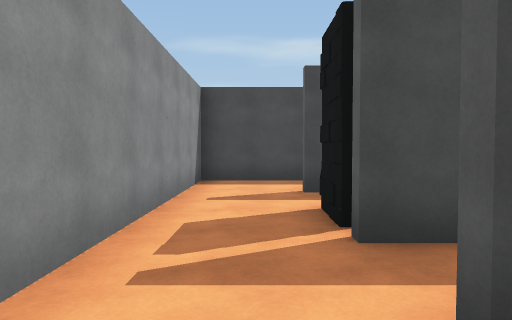
[1] (above)

24 first-person views from a walk through a 3-D level made in the Unity game engine. The camera is 1.4 m above the floor, tilts 2° down and sees 70° across. The floor is counted in squares, 2 m on a side. Each view is taken from the middle of a square. On the plan, view 1 faces up. The plan holds only what a view shows up to about 11 squares ahead; the rest is blank. The place goes on beyond the plan. The player is left out. Door leaves are left out, so doorways stand open.

[2]
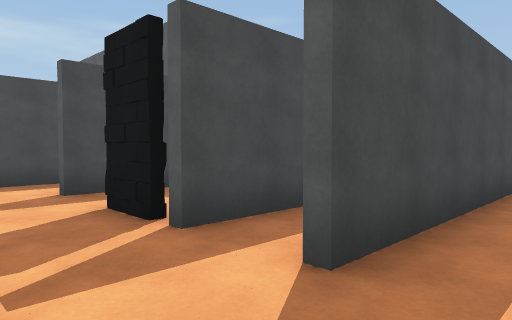

[3]
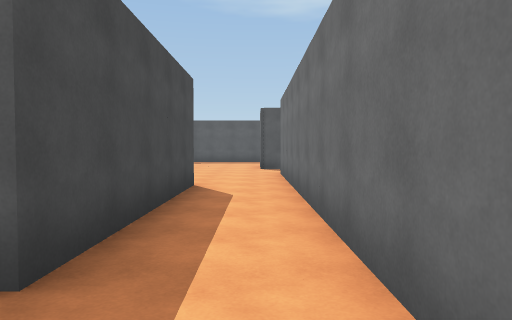

[4]
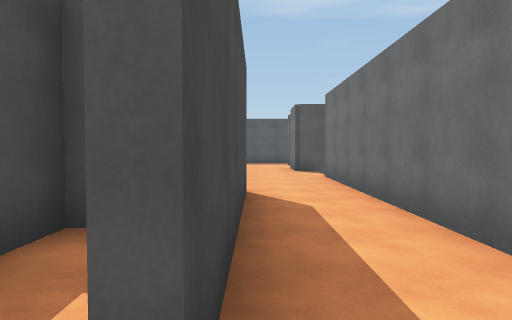

[5]
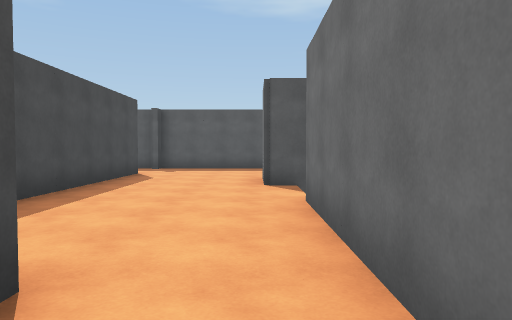

[6]
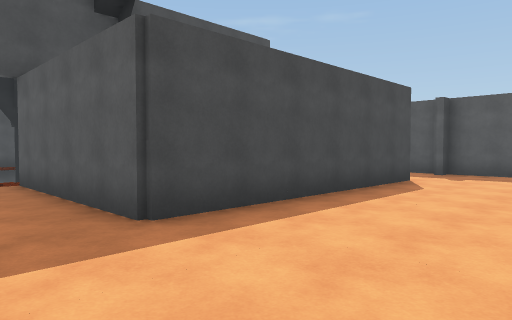

[7]
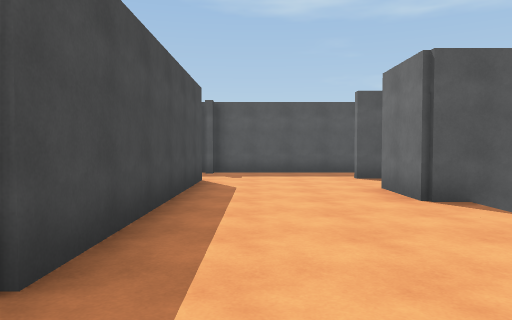

[8]
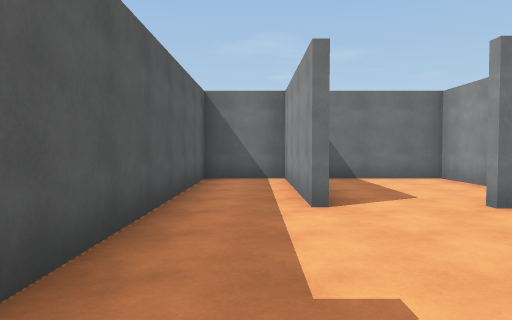

[9]
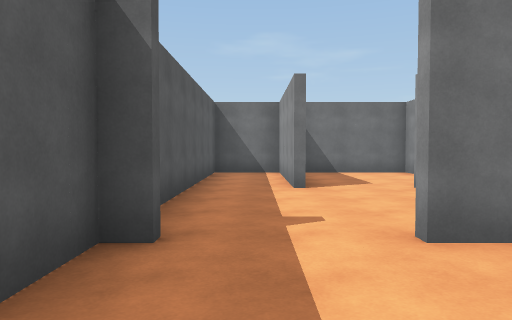

[10]
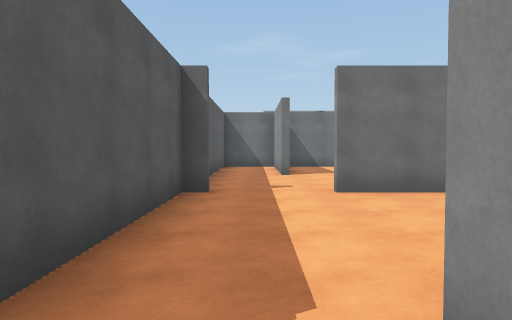

[11]
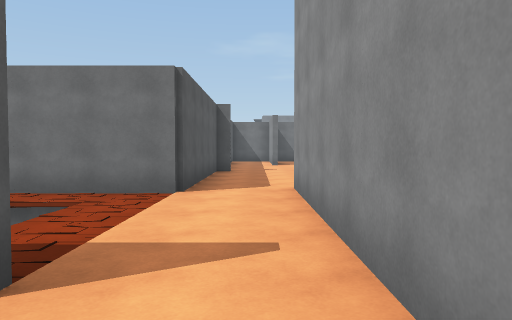

[12]
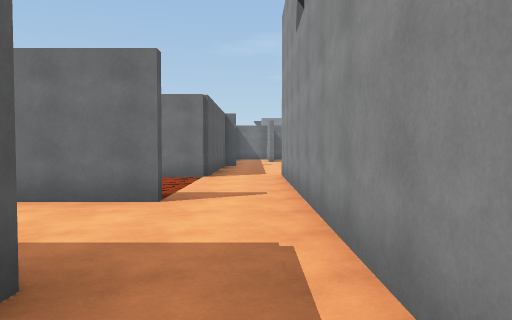

[13]
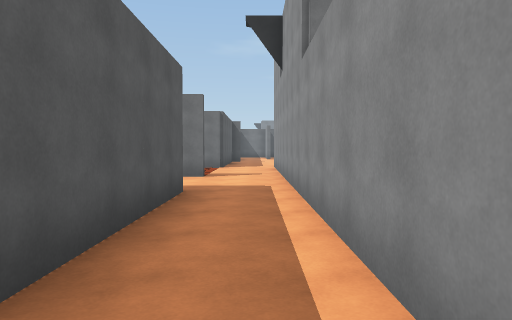

[14]
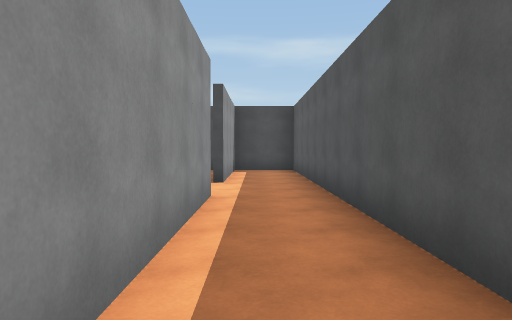

[15]
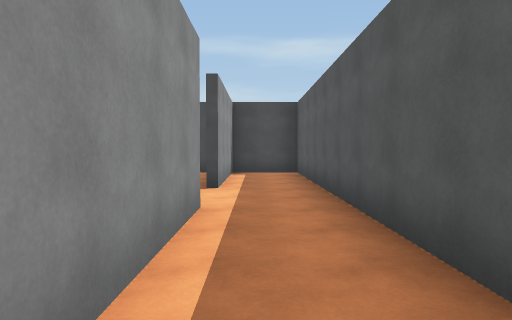

[16]
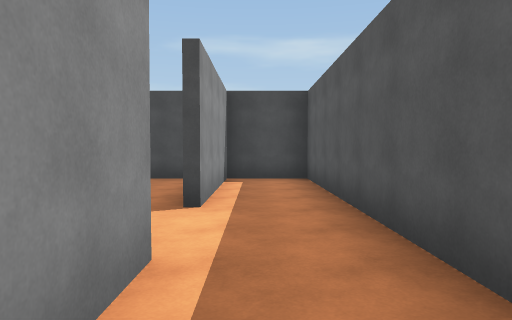

[17]
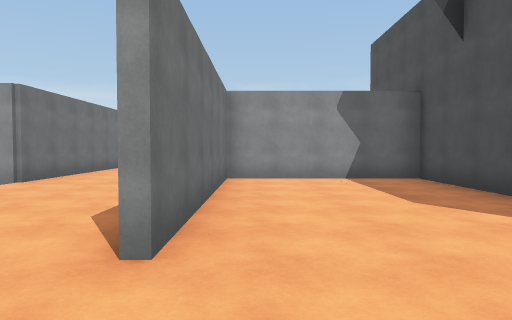

[18]
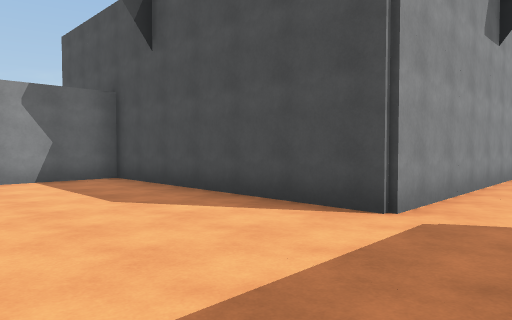

[19]
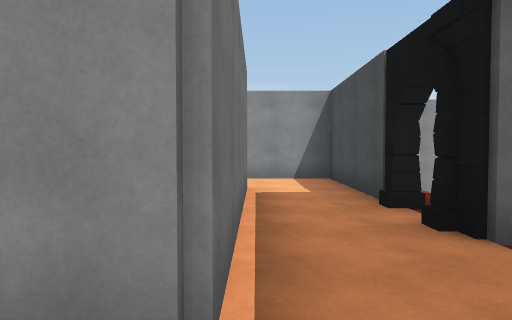

[20]
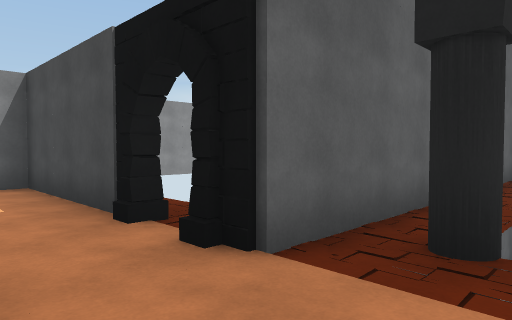

[21]
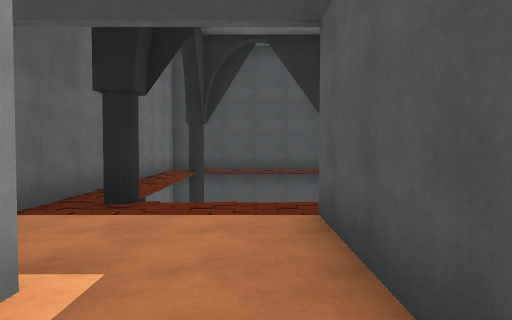

[22]
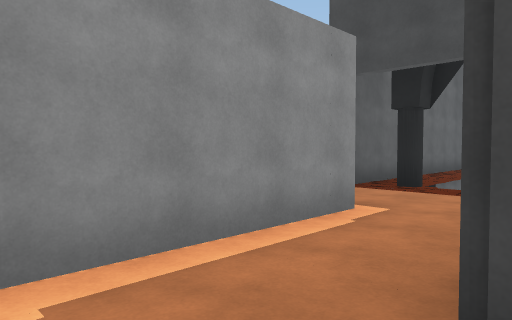

[23]
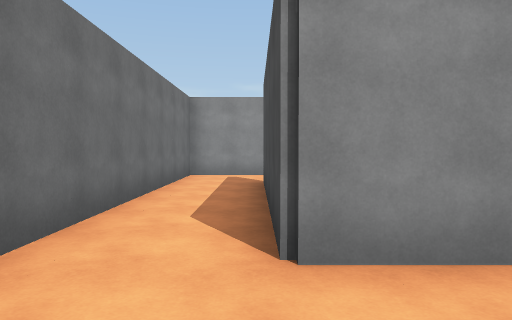

[24]
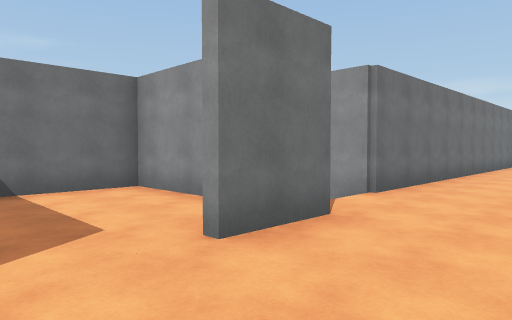

### Floor plan
Ten units are one square. View 1 is at (0, 0); x grows to the right and y downward. Boxes are objects, and circles mark ways between rooms. Rooms are numbered by the first view taken in them; rooms with no view inside come last. Other rooms are left out.
<svg viewBox="-20 -256 214 302">
<path fill="none" stroke="#000" d="M-11 -15 -11 7 36 7M35 -11 8 -11M104 -31 77 -31 77 -78M35 -59 59 -59 59 -11 35 -11M36 7 88 7 88 15M106 14 106 1M44 -86 44 -76 36 -76M143 -76 79 -76 79 -34 138 -34M156 -34 162 -34M161 -29 161 -84M161 -84 189 -84M143 -125 143 -76M161 -152 161 -251M143 -212 143 -125M161 -124 181 -124M143 -249 143 -232M143 2 143 19M139 -31 104 -31M162 -31 158 -31M106 1 122 1M161 21 161 -29M8 -59 35 -59M7 -31 7 -42M28 -76 -11 -76 -11 -15M108 21 108 41 136 41M141 9 141 2M32 -26 8 -26"/>
<circle cx="30" cy="0" r="3" fill="#2a7"/>
<circle cx="-15" cy="-10" r="3" fill="#2a7"/>
<circle cx="0" cy="-20" r="3" fill="#2a7"/>
<circle cx="100" cy="-20" r="3" fill="#2a7"/>
<circle cx="95" cy="-10" r="3" fill="#2a7"/>
<circle cx="30" cy="-70" r="3" fill="#2a7"/>
<circle cx="155" cy="-80" r="3" fill="#2a7"/>
<circle cx="145" cy="-30" r="3" fill="#2a7"/>
<circle cx="155" cy="-120" r="3" fill="#2a7"/>
<circle cx="145" cy="10" r="3" fill="#2a7"/>
<text x="10" y="0">1</text>
<text x="70" y="-30">2</text>
<text x="120" y="-60">3</text>
<text x="170" y="-100">4</text>
<text x="160" y="-180">5</text>
<text x="140" y="-10">6</text>
<text x="0" y="-50">7</text>
<text x="120" y="30">8</text>
<text x="20" y="-20">9</text>
</svg>
Room 1 opens to room 2. Room 1 opens to room 7. Room 2 opens to room 6. Room 2 opens to room 7. Room 3 opens to room 4. Room 3 opens to room 6. Room 4 opens to room 5. Room 6 opens to room 8.

Where each view was taken, in squares from view 1:
view 1: 0 up, 0 right, facing up
view 2: 0 up, 1 left, facing up-right
view 3: 0 up, 1 left, facing right
view 4: 1 up, 0 right, facing right
view 5: 0 up, 4 right, facing right
view 6: 0 up, 6 right, facing up-right
view 7: 2 up, 6 right, facing right
view 8: 4 up, 15 right, facing down
view 9: 6 up, 15 right, facing down
view 10: 9 up, 15 right, facing down
view 11: 14 up, 15 right, facing down
view 12: 17 up, 15 right, facing down
view 13: 21 up, 15 right, facing down
view 14: 16 up, 15 right, facing up
view 15: 17 up, 15 right, facing up
view 16: 19 up, 15 right, facing up
view 17: 4 up, 16 right, facing left
view 18: 4 up, 16 right, facing up-left
view 19: 6 up, 7 right, facing left
view 20: 6 up, 6 right, facing up-left
view 21: 4 up, 7 right, facing up
view 22: 2 up, 8 right, facing up-left
view 23: 1 up, 8 right, facing left
view 24: 2 up, 14 right, facing down-left
